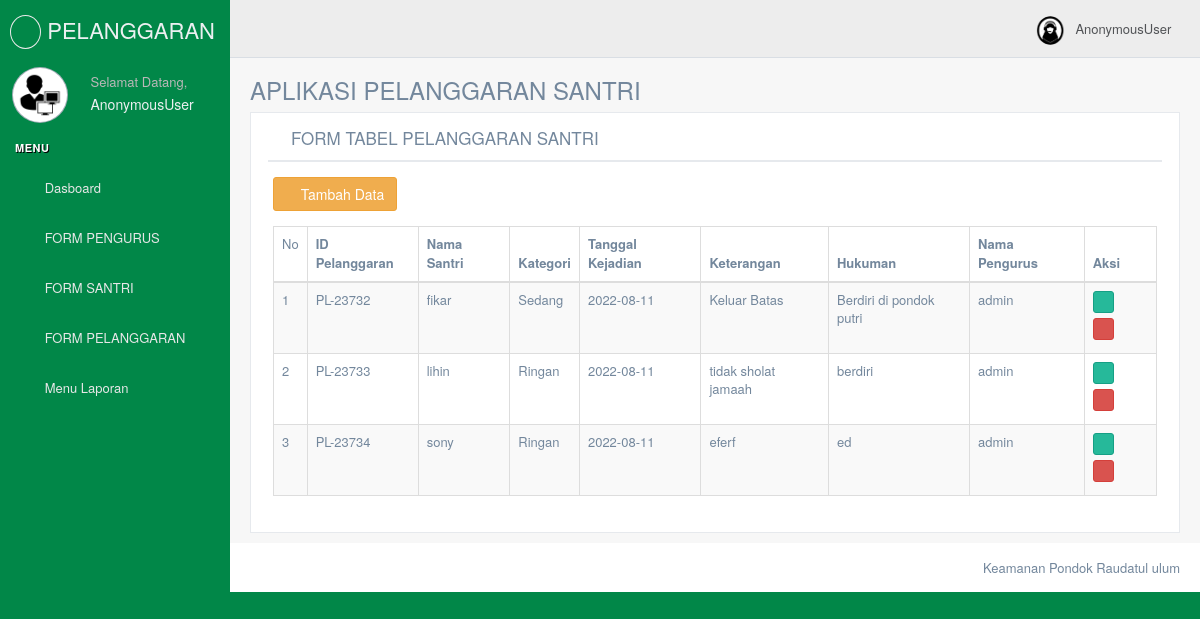
Screenshot of /Pelanggaran/ with the database file from the repository.
### Aplikasi_pelanggaran2022/models.py (models this page shows, shortened)
class Model_pelanggaran1(models.Model):
	id_pelanggaran	= models.CharField(max_length = 10)
	nama_santri	=models.CharField(max_length = 50)
	kategori	=models.CharField(max_length = 10)
	tgl_kejadian	=models.CharField(max_length = 10)
	keterangan	=models.CharField(max_length = 60)
	hukuman	=models.CharField(max_length = 50)
	nama_pengurus	=models.CharField(max_length = 60)
	published = models.DateTimeField(auto_now_add = True)
	updated = models.DateTimeField(auto_now = True)

### Aplikasi_pelanggaran2022/views.py (the view)
# urls.py: url(r'^Pelanggaran/$',Data_Pelanggaran, name="Pelanggaran"),
def Data_Pelanggaran(request):
	data_pelanggaran = Model_pelanggaran1.objects.all()
	context = {
	'data_pelanggaran': data_pelanggaran,
	}
	return render(request, 'Master_data/data_pelanggaran/tabel.html',  context)

### Aplikasi_pelanggaran2022/templates/Master_data/data_pelanggaran/tabel.html (shortened to what this page needs)
{% include "style_atas.html" %}
            <div class="row">
              <div class="col-md-12 col-sm-12 col-xs-12">
                <div class="x_panel">
                  <div class="x_title">
                    <h2><i class="fa fa-user"></i> FORM TABEL PELANGGARAN SANTRI</h2>
                    <div class="clearfix"></div>
                  </div>
                  <div class="x_content">
                    <p class="text-muted font-13 m-b-30">
                      <a href="{% url 'list_santri' %}" class="btn btn-large btn-warning"><i class="fa fa-plus"></i> Tambah Data</a>
                    </p>
                    <table id="datatable-buttons" class="table table-striped table-bordered">
                      <thead>
                        <tr>
                          <td>No</td>
                          <th>ID Pelanggaran</th>
                          <th>Nama Santri</th>
                          <th>Kategori</th>
                          <th>Tanggal Kejadian</th>
                          <th>Keterangan</th>
                          <th>Hukuman</th>
                          <th>Nama Pengurus</th>
                          <th>Aksi</th>
                        </tr>
                      </thead>
                      <tbody>
                        {% for tampil in data_pelanggaran %}
                          <tr>
                            <td>{{forloop.counter}}</td>
                            <td>{{tampil.id_pelanggaran}}</td>
                            <td>{{tampil.nama_santri}}</td>
                            <td>{{tampil.kategori}}</td>
                            <td>{{tampil.tgl_kejadian}}</td>
                            <td>{{tampil.keterangan}}</td>
                            <td>{{tampil.hukuman}}</td>
                            <td>{{tampil.nama_pengurus}}</td>
                        <td>
<a href="{% url 'edit_Pelanggaran' tampil.id %}" class="btn btn-xs btn-success" title="Edit" onclick="return confirm('Apakah Anda Yakin Ingin Mengedit Data')">
      <i class="ace-icon fa fa-pencil bigger-130"></i>
      </a>
<a href="{% url 'hapus_Pelanggaran' tampil.id %}" class="btn btn-xs btn-danger" title="Hapus" onclick="return confirm('Apakah Anda Yakin Ingin Menghapus Data')">
      <i class="ace-icon fa fa-trash-o bigger-130"></i>
      </a>
  </td>
</tr>
{% endfor %}
                      </tbody>
                    </table>
                  </div>
                </div>
              </div>
{% include "style_bawah.html" %}

### rows the page displays
Model_pelanggaran1: id_pelanggaran "PL-23732", nama_santri "fikar", kategori "Sedang", tgl_kejadian "2022-08-11", keterangan "Keluar Batas", hukuman "Berdiri di pondok putri", nama_pengurus "admin"
Model_pelanggaran1: id_pelanggaran "PL-23733", nama_santri "lihin", kategori "Ringan", tgl_kejadian "2022-08-11", keterangan "tidak sholat jamaah", hukuman "berdiri", nama_pengurus "admin"
Model_pelanggaran1: id_pelanggaran "PL-23734", nama_santri "sony", kategori "Ringan", tgl_kejadian "2022-08-11", keterangan "eferf", hukuman "ed", nama_pengurus "admin"

### other values shown
{{ user }} "AnonymousUser"
